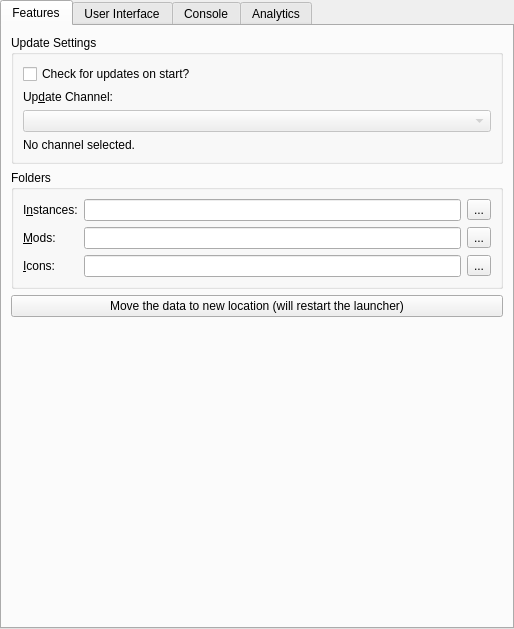
<?xml version="1.0" encoding="UTF-8"?>
<ui version="4.0">
 <class>LauncherPage</class>
 <widget class="QWidget" name="LauncherPage">
  <property name="geometry">
   <rect>
    <x>0</x>
    <y>0</y>
    <width>514</width>
    <height>629</height>
   </rect>
  </property>
  <property name="sizePolicy">
   <sizepolicy hsizetype="MinimumExpanding" vsizetype="MinimumExpanding">
    <horstretch>0</horstretch>
    <verstretch>0</verstretch>
   </sizepolicy>
  </property>
  <layout class="QVBoxLayout" name="mainLayout">
   <property name="leftMargin">
    <number>0</number>
   </property>
   <property name="topMargin">
    <number>0</number>
   </property>
   <property name="rightMargin">
    <number>0</number>
   </property>
   <property name="bottomMargin">
    <number>0</number>
   </property>
   <item>
    <widget class="QTabWidget" name="tabWidget">
     <property name="toolTip">
      <string notr="true"/>
     </property>
     <property name="tabShape">
      <enum>QTabWidget::Rounded</enum>
     </property>
     <property name="currentIndex">
      <number>0</number>
     </property>
     <widget class="QWidget" name="featuresTab">
      <attribute name="title">
       <string>Features</string>
      </attribute>
      <layout class="QVBoxLayout" name="verticalLayout_9">
       <item>
        <widget class="QGroupBox" name="updateSettingsBox">
         <property name="title">
          <string>Update Settings</string>
         </property>
         <layout class="QVBoxLayout" name="verticalLayout_7">
          <item>
           <widget class="QCheckBox" name="autoUpdateCheckBox">
            <property name="text">
             <string>Check for updates on start?</string>
            </property>
           </widget>
          </item>
          <item>
           <widget class="QLabel" name="updateChannelLabel">
            <property name="text">
             <string>Up&amp;date Channel:</string>
            </property>
            <property name="buddy">
             <cstring>updateChannelComboBox</cstring>
            </property>
           </widget>
          </item>
          <item>
           <widget class="QComboBox" name="updateChannelComboBox">
            <property name="enabled">
             <bool>false</bool>
            </property>
           </widget>
          </item>
          <item>
           <widget class="QLabel" name="updateChannelDescLabel">
            <property name="text">
             <string>No channel selected.</string>
            </property>
            <property name="wordWrap">
             <bool>true</bool>
            </property>
           </widget>
          </item>
         </layout>
        </widget>
       </item>
       <item>
        <widget class="QGroupBox" name="foldersBox">
         <property name="title">
          <string>Folders</string>
         </property>
         <layout class="QGridLayout" name="foldersBoxLayout">
          <item row="0" column="0">
           <widget class="QLabel" name="labelInstDir">
            <property name="text">
             <string>I&amp;nstances:</string>
            </property>
            <property name="buddy">
             <cstring>instDirTextBox</cstring>
            </property>
           </widget>
          </item>
          <item row="0" column="1">
           <widget class="QLineEdit" name="instDirTextBox"/>
          </item>
          <item row="0" column="2">
           <widget class="QToolButton" name="instDirBrowseBtn">
            <property name="text">
             <string notr="true">...</string>
            </property>
           </widget>
          </item>
          <item row="1" column="0">
           <widget class="QLabel" name="labelModsDir">
            <property name="text">
             <string>&amp;Mods:</string>
            </property>
            <property name="buddy">
             <cstring>modsDirTextBox</cstring>
            </property>
           </widget>
          </item>
          <item row="1" column="1">
           <widget class="QLineEdit" name="modsDirTextBox"/>
          </item>
          <item row="1" column="2">
           <widget class="QToolButton" name="modsDirBrowseBtn">
            <property name="text">
             <string notr="true">...</string>
            </property>
           </widget>
          </item>
          <item row="2" column="1">
           <widget class="QLineEdit" name="iconsDirTextBox"/>
          </item>
          <item row="2" column="0">
           <widget class="QLabel" name="labelIconsDir">
            <property name="text">
             <string>&amp;Icons:</string>
            </property>
            <property name="buddy">
             <cstring>iconsDirTextBox</cstring>
            </property>
           </widget>
          </item>
          <item row="2" column="2">
           <widget class="QToolButton" name="iconsDirBrowseBtn">
            <property name="text">
             <string notr="true">...</string>
            </property>
           </widget>
          </item>
         </layout>
        </widget>
       </item>
       <item>
        <widget class="QPushButton" name="migrateDataFolderMacBtn">
         <property name="text">
          <string>Move the data to new location (will restart the launcher)</string>
         </property>
        </widget>
       </item>
       <item>
        <spacer name="verticalSpacer_2">
         <property name="orientation">
          <enum>Qt::Vertical</enum>
         </property>
         <property name="sizeHint" stdset="0">
          <size>
           <width>0</width>
           <height>0</height>
          </size>
         </property>
        </spacer>
       </item>
      </layout>
     </widget>
     <widget class="QWidget" name="generalTab">
      <attribute name="title">
       <string>User Interface</string>
      </attribute>
      <layout class="QVBoxLayout" name="verticalLayout_6">
       <item>
        <widget class="QGroupBox" name="groupBox_3">
         <property name="title">
          <string>Launcher notifications</string>
         </property>
         <layout class="QVBoxLayout" name="verticalLayout_5">
          <item>
           <widget class="QPushButton" name="resetNotificationsBtn">
            <property name="text">
             <string>Reset hidden notifications</string>
            </property>
            <property name="checkable">
             <bool>true</bool>
            </property>
           </widget>
          </item>
         </layout>
        </widget>
       </item>
       <item>
        <widget class="QGroupBox" name="sortingModeBox">
         <property name="enabled">
          <bool>true</bool>
         </property>
         <property name="title">
          <string>Instance view sorting mode</string>
         </property>
         <layout class="QHBoxLayout" name="sortingModeBoxLayout">
          <item>
           <widget class="QRadioButton" name="sortLastLaunchedBtn">
            <property name="text">
             <string>By &amp;last launched</string>
            </property>
            <attribute name="buttonGroup">
             <string notr="true">sortingModeGroup</string>
            </attribute>
           </widget>
          </item>
          <item>
           <widget class="QRadioButton" name="sortByNameBtn">
            <property name="text">
             <string>By &amp;name</string>
            </property>
            <attribute name="buttonGroup">
             <string notr="true">sortingModeGroup</string>
            </attribute>
           </widget>
          </item>
         </layout>
        </widget>
       </item>
       <item>
        <widget class="QGroupBox" name="themeBox">
         <property name="title">
          <string>Theme</string>
         </property>
         <layout class="QFormLayout" name="formLayout">
          <item row="0" column="0">
           <widget class="QLabel" name="label_3">
            <property name="text">
             <string>&amp;Icons</string>
            </property>
            <property name="buddy">
             <cstring>themeComboBox</cstring>
            </property>
           </widget>
          </item>
          <item row="0" column="1">
           <widget class="QComboBox" name="themeComboBox">
            <property name="sizePolicy">
             <sizepolicy hsizetype="Expanding" vsizetype="Fixed">
              <horstretch>0</horstretch>
              <verstretch>0</verstretch>
             </sizepolicy>
            </property>
            <property name="focusPolicy">
             <enum>Qt::StrongFocus</enum>
            </property>
            <item>
             <property name="text">
              <string>Default</string>
             </property>
            </item>
            <item>
             <property name="text">
              <string>Simple (Dark Icons)</string>
             </property>
            </item>
            <item>
             <property name="text">
              <string>Simple (Light Icons)</string>
             </property>
            </item>
            <item>
             <property name="text">
              <string>Simple (Blue Icons)</string>
             </property>
            </item>
            <item>
             <property name="text">
              <string>Simple (Colored Icons)</string>
             </property>
            </item>
            <item>
             <property name="text">
              <string notr="true">OSX</string>
             </property>
            </item>
            <item>
             <property name="text">
              <string notr="true">iOS</string>
             </property>
            </item>
            <item>
             <property name="text">
              <string notr="true">Flat</string>
             </property>
            </item>
            <item>
             <property name="text">
              <string>Custom</string>
             </property>
            </item>
           </widget>
          </item>
          <item row="1" column="1">
           <widget class="QComboBox" name="themeComboBoxColors">
            <property name="sizePolicy">
             <sizepolicy hsizetype="Expanding" vsizetype="Fixed">
              <horstretch>0</horstretch>
              <verstretch>0</verstretch>
             </sizepolicy>
            </property>
            <property name="focusPolicy">
             <enum>Qt::StrongFocus</enum>
            </property>
           </widget>
          </item>
          <item row="1" column="0">
           <widget class="QLabel" name="label_4">
            <property name="text">
             <string>Colors</string>
            </property>
            <property name="buddy">
             <cstring>themeComboBoxColors</cstring>
            </property>
           </widget>
          </item>
         </layout>
        </widget>
       </item>
       <item>
        <spacer name="generalTabSpacer">
         <property name="orientation">
          <enum>Qt::Vertical</enum>
         </property>
         <property name="sizeHint" stdset="0">
          <size>
           <width>0</width>
           <height>0</height>
          </size>
         </property>
        </spacer>
       </item>
      </layout>
     </widget>
     <widget class="QWidget" name="consoleTab">
      <attribute name="title">
       <string>Console</string>
      </attribute>
      <layout class="QVBoxLayout" name="verticalLayout_2">
       <item>
        <widget class="QGroupBox" name="consoleSettingsBox">
         <property name="title">
          <string>Console Settings</string>
         </property>
         <layout class="QVBoxLayout" name="verticalLayout_3">
          <item>
           <widget class="QCheckBox" name="showConsoleCheck">
            <property name="text">
             <string>Show console while the game is running</string>
            </property>
           </widget>
          </item>
          <item>
           <widget class="QCheckBox" name="autoCloseConsoleCheck">
            <property name="text">
             <string>Automatically close console when the game quits</string>
            </property>
           </widget>
          </item>
          <item>
           <widget class="QCheckBox" name="showConsoleErrorCheck">
            <property name="text">
             <string>Show console when the game crashes</string>
            </property>
           </widget>
          </item>
         </layout>
        </widget>
       </item>
       <item>
        <widget class="QGroupBox" name="groupBox_4">
         <property name="title">
          <string>History limit</string>
         </property>
         <layout class="QGridLayout" name="gridLayout_3">
          <item row="1" column="0">
           <widget class="QCheckBox" name="checkStopLogging">
            <property name="text">
             <string>Stop logging when log overflows</string>
            </property>
           </widget>
          </item>
          <item row="0" column="0">
           <widget class="QSpinBox" name="lineLimitSpinBox">
            <property name="sizePolicy">
             <sizepolicy hsizetype="Expanding" vsizetype="Fixed">
              <horstretch>0</horstretch>
              <verstretch>0</verstretch>
             </sizepolicy>
            </property>
            <property name="suffix">
             <string> lines</string>
            </property>
            <property name="minimum">
             <number>10000</number>
            </property>
            <property name="maximum">
             <number>1000000</number>
            </property>
            <property name="singleStep">
             <number>10000</number>
            </property>
            <property name="value">
             <number>100000</number>
            </property>
           </widget>
          </item>
         </layout>
        </widget>
       </item>
       <item>
        <widget class="QGroupBox" name="themeBox_2">
         <property name="sizePolicy">
          <sizepolicy hsizetype="Preferred" vsizetype="MinimumExpanding">
           <horstretch>0</horstretch>
           <verstretch>0</verstretch>
          </sizepolicy>
         </property>
         <property name="title">
          <string>Console font</string>
         </property>
         <layout class="QGridLayout" name="gridLayout_2">
          <item row="1" column="0" colspan="2">
           <widget class="QTextEdit" name="fontPreview">
            <property name="sizePolicy">
             <sizepolicy hsizetype="Expanding" vsizetype="MinimumExpanding">
              <horstretch>0</horstretch>
              <verstretch>0</verstretch>
             </sizepolicy>
            </property>
            <property name="horizontalScrollBarPolicy">
             <enum>Qt::ScrollBarAlwaysOff</enum>
            </property>
            <property name="undoRedoEnabled">
             <bool>false</bool>
            </property>
            <property name="textInteractionFlags">
             <set>Qt::TextSelectableByKeyboard|Qt::TextSelectableByMouse</set>
            </property>
           </widget>
          </item>
          <item row="0" column="0">
           <widget class="QFontComboBox" name="consoleFont">
            <property name="sizePolicy">
             <sizepolicy hsizetype="Expanding" vsizetype="Fixed">
              <horstretch>0</horstretch>
              <verstretch>0</verstretch>
             </sizepolicy>
            </property>
           </widget>
          </item>
          <item row="0" column="1">
           <widget class="QSpinBox" name="fontSizeBox">
            <property name="minimum">
             <number>5</number>
            </property>
            <property name="maximum">
             <number>16</number>
            </property>
            <property name="value">
             <number>11</number>
            </property>
           </widget>
          </item>
         </layout>
        </widget>
       </item>
      </layout>
     </widget>
     <widget class="QWidget" name="analyticsTab">
      <attribute name="title">
       <string>Analytics</string>
      </attribute>
      <layout class="QVBoxLayout" name="verticalLayout_8">
       <item>
        <widget class="QGroupBox" name="consoleSettingsBox_2">
         <property name="title">
          <string>Analytics Settings</string>
         </property>
         <layout class="QVBoxLayout" name="verticalLayout_4">
          <item>
           <widget class="QCheckBox" name="analyticsCheck">
            <property name="text">
             <string>Send anonymous usage statistics</string>
            </property>
           </widget>
          </item>
          <item>
           <widget class="Line" name="line">
            <property name="orientation">
             <enum>Qt::Horizontal</enum>
            </property>
           </widget>
          </item>
          <item>
           <widget class="QLabel" name="label_5">
            <property name="text">
             <string>&lt;html&gt;&lt;head/&gt;
&lt;body&gt;
&lt;p&gt;The launcher sends anonymous usage statistics on every start of the application.&lt;/p&gt;&lt;p&gt;The following data is collected:&lt;/p&gt;
&lt;ul&gt;
&lt;li&gt;Launcher version.&lt;/li&gt;
&lt;li&gt;Operating system name, version and architecture.&lt;/li&gt;
&lt;li&gt;CPU architecture (kernel architecture on linux).&lt;/li&gt;
&lt;li&gt;Size of system memory.&lt;/li&gt;
&lt;li&gt;Java version, architecture and memory settings.&lt;/li&gt;
&lt;/ul&gt;
&lt;/body&gt;&lt;/html&gt;</string>
            </property>
            <property name="wordWrap">
             <bool>true</bool>
            </property>
           </widget>
          </item>
         </layout>
        </widget>
       </item>
       <item>
        <spacer name="verticalSpacer">
         <property name="orientation">
          <enum>Qt::Vertical</enum>
         </property>
         <property name="sizeHint" stdset="0">
          <size>
           <width>20</width>
           <height>40</height>
          </size>
         </property>
        </spacer>
       </item>
      </layout>
     </widget>
    </widget>
   </item>
  </layout>
 </widget>
 <tabstops>
  <tabstop>tabWidget</tabstop>
  <tabstop>autoUpdateCheckBox</tabstop>
  <tabstop>updateChannelComboBox</tabstop>
  <tabstop>instDirTextBox</tabstop>
  <tabstop>instDirBrowseBtn</tabstop>
  <tabstop>modsDirTextBox</tabstop>
  <tabstop>modsDirBrowseBtn</tabstop>
  <tabstop>iconsDirTextBox</tabstop>
  <tabstop>iconsDirBrowseBtn</tabstop>
  <tabstop>resetNotificationsBtn</tabstop>
  <tabstop>sortLastLaunchedBtn</tabstop>
  <tabstop>sortByNameBtn</tabstop>
  <tabstop>themeComboBox</tabstop>
  <tabstop>themeComboBoxColors</tabstop>
  <tabstop>showConsoleCheck</tabstop>
  <tabstop>autoCloseConsoleCheck</tabstop>
  <tabstop>showConsoleErrorCheck</tabstop>
  <tabstop>lineLimitSpinBox</tabstop>
  <tabstop>checkStopLogging</tabstop>
  <tabstop>consoleFont</tabstop>
  <tabstop>fontSizeBox</tabstop>
  <tabstop>fontPreview</tabstop>
 </tabstops>
 <resources/>
 <connections/>
 <buttongroups>
  <buttongroup name="sortingModeGroup"/>
 </buttongroups>
</ui>
